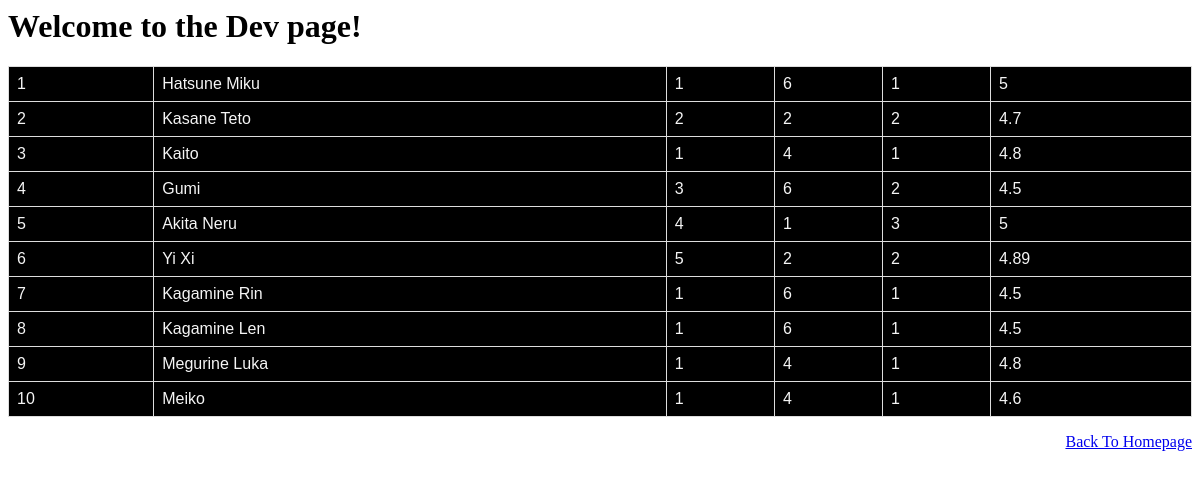
The page /devdex.html on the database its author committed.
### tables this page shows
CREATE TABLE Voicebank (ID INTEGER PRIMARY KEY, Name TEXT, Company INTEGER REFERENCES Company (ID), Version INTEGER, Type INTEGER REFERENCES Types (ID), Rating INTEGER);

### app.py (the view)
@app.route('/devdex.html')
def dev_system():
    db = sqlite3.connect("voicebank.db")
    cursor = db.cursor()
    sql = ("""SELECT *
            FROM Voicebank
            """)
    cursor.execute(sql)
    results = cursor.fetchall()
    return render_template('devdex.html', send_data = results)

### templates/devdex.html (shortened to what this page needs)
<link rel="stylesheet" href = "{{url_for('static', filename = 'dev.css')}}">
<html>
    <head>
    </head>
    <body>
        <h1> Welcome to the Dev page!</h1>
        <table>
        {% for line in send_data %}
        <tr>
            {% for item in line %}
            <td>
            {{ item }}
            </td>
            {% endfor %}
            </tr>
            {% endfor %}
        </table>
        <p class="footer">
            <a href="/">Back To Homepage</a>
        </p>
    </body>
</html>

### static/dev.css (style rules this page uses)
table { font-family: Arial, Helvetica, sans-serif; border-collapse: collapse; width: 100%; }
td, th { border: 1px solid #dddddd; text-align: left; padding: 8px; color: whitesmoke; }
tr { background-color: black; }
.footer { text-align: right; }

### rows shown on the page
Voicebank: line "1" "1" "6" "1" "5", Name "Hatsune Miku"
Voicebank: line "2" "2" "2" "2", Name "Kasane Teto", Rating "4.7"
Voicebank: line "3" "1" "4" "1", Name "Kaito", Rating "4.8"
Voicebank: line "4" "3" "6" "2", Name "Gumi", Rating "4.5"
Voicebank: line "5" "4" "1" "3" "5", Name "Akita Neru"
Voicebank: line "6" "5" "2" "2", Name "Yi Xi", Rating "4.89"
Voicebank: line "7" "1" "6" "1", Name "Kagamine Rin", Rating "4.5"
Voicebank: line "8" "1" "6" "1", Name "Kagamine Len", Rating "4.5"
Voicebank: line "9" "1" "4" "1", Name "Megurine Luka", Rating "4.8"
Voicebank: line "10" "1" "4" "1", Name "Meiko", Rating "4.6"
